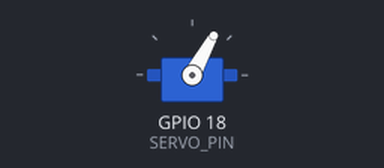
The sketch below on a simulated ESP32. Parts: servo. Servo pulses on a pin are drawn as a servo (544–2400 µs = 0–180°); what the sketch prints to the serial monitor is not drawn.

Above: at 0.05 s.
Timing chart, 0 to 3.0 s (numbered marks = the images above):
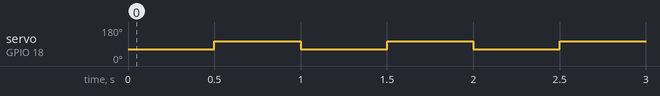

The sketch:

ESP32.ino
```cpp
#define CHANNEL_0 0

#define FREQ 50

#define SERVO_PIN 18


float getDuty(int angle)
{
  return (0.055556 * angle + 2);
}

void SetAngle(uint8_t angle)
{
  float duty = (0.05555555555555555555555556 * angle + 2);
  //Serial.println(duty);
  ledcWrite(CHANNEL_0, int((4095*duty)/100));
}


void setup() {
  // put your setup code here, to run once:
  Serial.begin(115200);

  ledcSetup(CHANNEL_0, FREQ, 12);
  ledcAttachPin(SERVO_PIN, CHANNEL_0);
  SetAngle(90);
}

void loop() {

  Serial.println("ahoj");
  //SetAngle(90);
  SetAngle(70);
  delay(500);
  SetAngle(110);
  delay(500);
  // put your main code here, to run repeatedly:

}
```

Measured:
- by itself, servo on GPIO 18 (SERVO_PIN): alternates 104° for 0.50 s and 61° for 0.50 s
